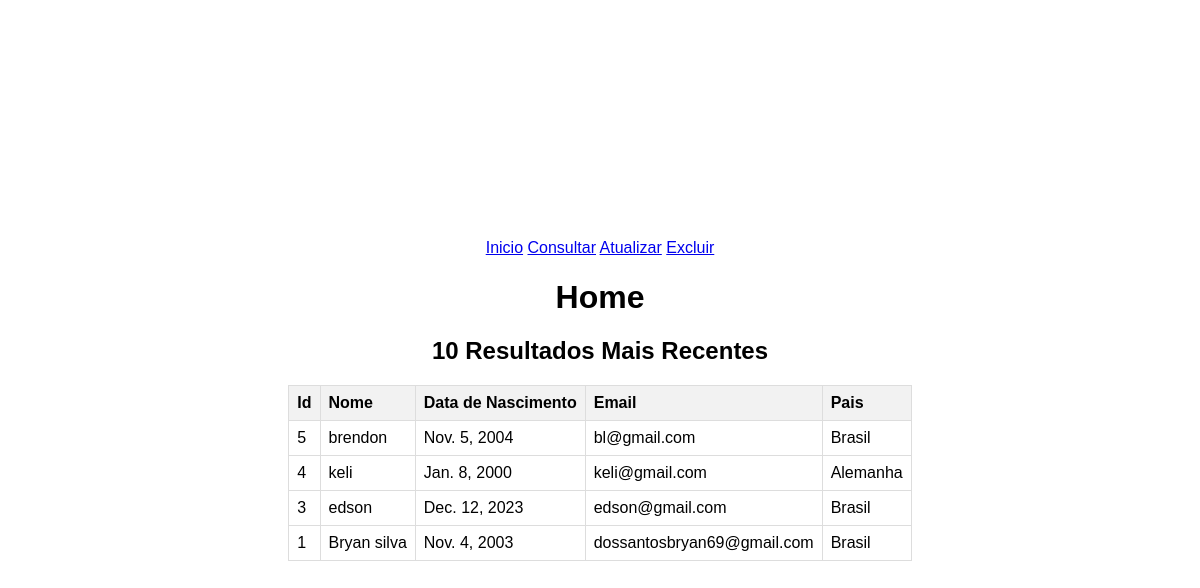
The app's page /index/ with its own data.
### site_app/models.py (models this page shows)
class Perfil(models.Model):
    nome = models.CharField(max_length=100)
    nascimento = models.DateField()
    email = models.CharField(max_length=100)
    pais = models.CharField(max_length=100)

### site_app/views.py (the view)
# urls.py: path('index/', views.index, name='index'),
def index(request):
    dados = Perfil.objects.all()
    inverso = dados[::-1]
    dados = inverso[:10]
    return render(request, "site_app/index.html", context={"dados":dados})

### site_app/templates/site_app/index.html (shortened to what this page needs)
<!DOCTYPE html>
<html lang="pt-br">
<head>
</head>
<body>
    <main class="col-md-9 ms-sm-auto col-lg-10 px-md-4">
        <div class="d-flex justify-content-between flex-wrap flex-md-nowrap align-items-center pt-3 pb-2 mb-3 border-bottom">
          <nav>
            <a class="menu-item" id="button1" href="{% url 'base' %}">Inicio</a>
            <a class="menu-item" id="button1" href="{% url 'consultar' %}">Consultar</a>
            <a class="menu-item" id="button2" href="{% url 'atualizar' %}">Atualizar</a>
            <a class="menu-item" id="button3" href="{% url 'deletar' %}">Excluir</a>
          </nav>
          <h1 class="h2">Home</h1>
        </div>
        <h2 class="h4">10 Resultados Mais Recentes</h2>
        <div class="table-responsive small">
          {% if dados %}
          <table class="table table-striped table-sm">
            <thead>
              <tr>
                <th scope="col">Id</th>
                <th scope="col">Nome</th>
                <th scope="col">Data de Nascimento</th>
                <th scope="col">Email</th>
                <th scope="col">Pais</th>
              </tr>
            </thead>
            <tbody>
              {% for row in dados %}
              <tr>
                <td>{{row.id}}</td>
                <td>{{row.nome}}</td>
                <td>{{row.nascimento}}</td>
                <td>{{row.email}}</td>
                <td>{{row.pais}}</td>
              </tr>
              {% endfor %}
            </tbody>
          </table>
          {% endif %}
        </div>
      </main>
</body>
</html>

### site_app/templates/site_app/index.html (style rules this page uses)
body { font-family: Arial, sans-serif; margin: 0; padding: 0; display: flex; justify-content: center; align-items: center; height: 100vh; }
main { text-align: center; }
table { width: 100%; border-collapse: collapse; }
th, td { border: 1px solid #dddddd; text-align: left; padding: 8px; }
th { background-color: #f2f2f2; }

### records on screen
Perfil: id "5", nome "brendon", nascimento "Nov. 5, 2004", email "bl@gmail.com", pais "Brasil"
Perfil: id "4", nome "keli", nascimento "Jan. 8, 2000", email "keli@gmail.com", pais "Alemanha"
Perfil: id "3", nome "edson", nascimento "Dec. 12, 2023", email "edson@gmail.com", pais "Brasil"
Perfil: id "1", nome "Bryan silva", nascimento "Nov. 4, 2003", email "dossantosbryan69@gmail.com", pais "Brasil"
